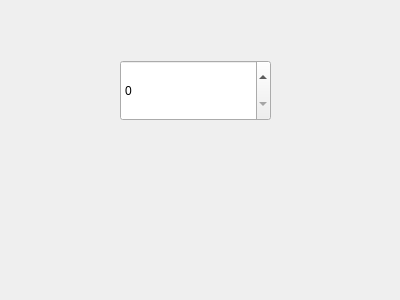
<?xml version="1.0" encoding="UTF-8"?>
<ui version="4.0">
 <class>Form</class>
 <widget class="QWidget" name="Form">
  <property name="geometry">
   <rect>
    <x>0</x>
    <y>0</y>
    <width>400</width>
    <height>300</height>
   </rect>
  </property>
  <property name="windowTitle">
   <string>Form</string>
  </property>
  <widget class="HexSpinBox" name="spinBox">
   <property name="geometry">
    <rect>
     <x>120</x>
     <y>60</y>
     <width>151</width>
     <height>61</height>
    </rect>
   </property>
  </widget>
 </widget>
 <customwidgets>
  <customwidget>
   <class>HexSpinBox</class>
   <extends>QSpinBox</extends>
   <header>hexspinbox.h</header>
  </customwidget>
 </customwidgets>
 <resources/>
 <connections/>
</ui>
